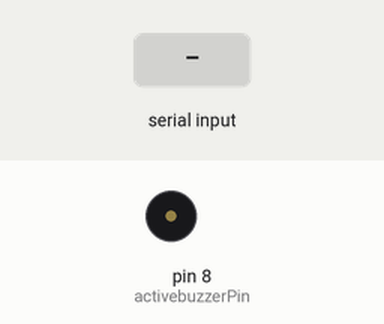
This sketch was run on a simulated Arduino Uno, built with avr-gcc and run on an emulated ATmega328P. On the bench: buzzer (waves = sounding, pin HIGH). The inputs (shaded band) are chosen by the test bench.

Above: at 1.2 s.
1.3 s: "H" received over Serial
At 2.4 s:
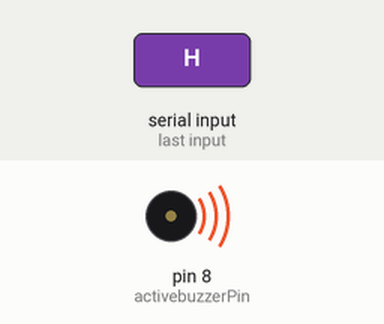
2.8 s: "1" received over Serial
At 3.5 s:
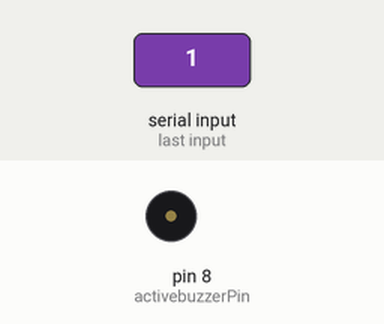
Timing chart, 0 to 5.8 s (numbered marks = the images above; inputs shaded):
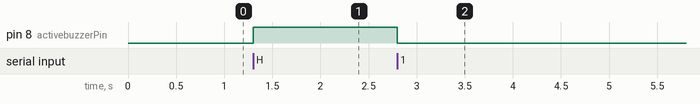

Measured:
- after the input at 1.3 s, pin 8 (activebuzzerPin): LOW → HIGH at once
- after the input at 2.8 s, pin 8 (activebuzzerPin): HIGH → LOW at once

The sketch:

_36_ActiveBuzzerModule_Processing.ino
```cpp
/***********************************************************
File name: _36_ActiveBuzzerModule_Processing.ino
Description: Arduino uno continuous beeps control buzzer.
Website: www.adeept.com
E-mail: support@adeept.com
Exchange learning community: https://www.adeept.com/forum/
Author: Tom
Date: 2019/02/19
***********************************************************/
int activebuzzerPin=8; //definition digital 8 pins as pin to control the active buzzer
int val;
void setup()
{
    pinMode(activebuzzerPin,OUTPUT); //set digital 8 port mode, the OUTPUT for the output
    Serial.begin(9600);             // Start the serial port, baud rate to 9600
}
void loop()
{
    if(Serial.available()){ //Detect whether the serial data
      val = Serial.read(); //Read back the data stored in the val
    }
    if(val == 'H'){
      digitalWrite(activebuzzerPin,HIGH); //set PIN 8 feet as HIGH = 5 v
    }else{
      digitalWrite(activebuzzerPin,LOW);  //Set PIN 8 feet for LOW = 0 v
    }
}
```
